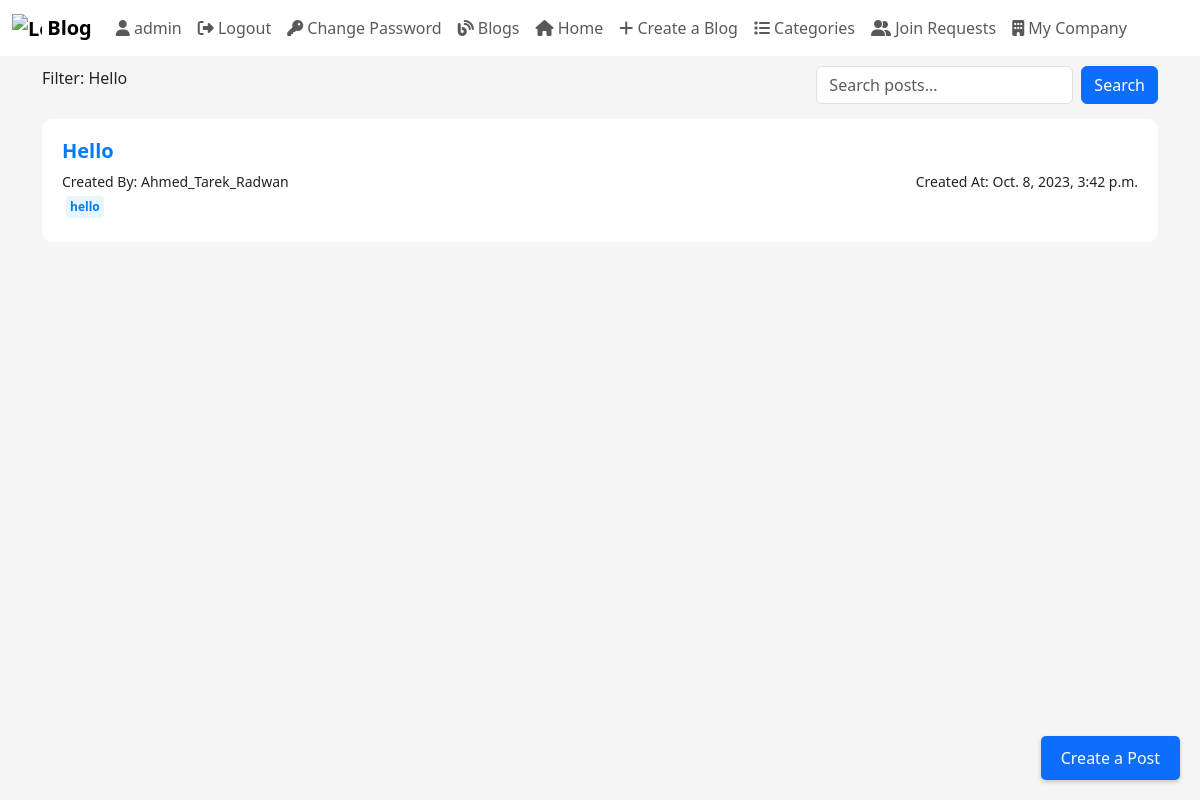
The page /blog/tagposts/22 (signed in) on the database as committed earlier.
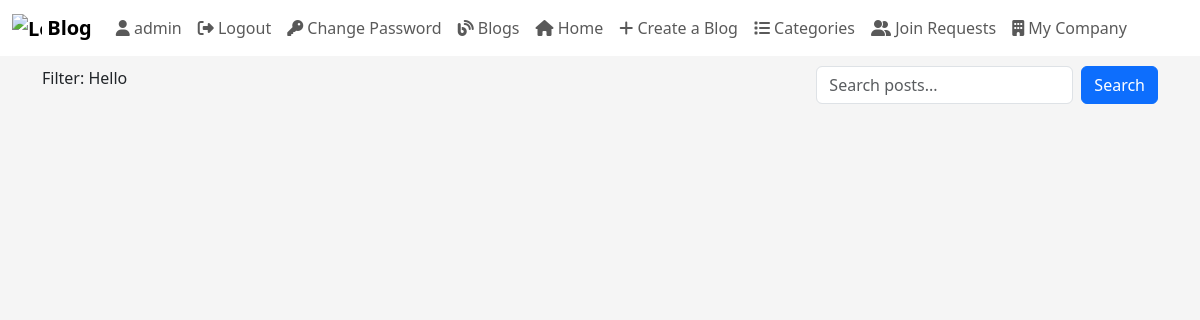
The same page on the database as committed later.
### myApp/models.py (models this page shows, shortened)
class Blog(models.Model):
  ID = models.BigAutoField(auto_created = True, primary_key=True, verbose_name="ID")
  title = models.CharField(max_length=200)
  content = models.TextField()
  author = models.ForeignKey(User, on_delete=models.CASCADE, blank=False)
  created_at = models.DateTimeField(auto_now_add=True, blank=True)
  updated_at = models.DateTimeField(auto_now=True)
  is_draft = models.BooleanField(default=True)
  publish_status = models.CharField(max_length=10, choices=[('draft', 'Draft'), ('published', 'Published')], default='draft')
  tags = models.ManyToManyField(Tag,related_name="tag_posts")
  categories = models.ManyToManyField(Category)
  company = models.ForeignKey(Company, on_delete=models.SET_NULL, blank=True, null=True)

class Tag(models.Model):
  category  = models.ManyToManyField(Category,related_name='tags')
  tag_name  = models.CharField(max_length=100)

### myApp/views.py (the view)
# urls.py: path('blog/tagposts/<int:id>', views.tagposts, name='tagposts'),
def tagposts(request,id):
    tag = Tag.objects.get(pk=id)
    posts = tag.tag_posts.all()
    query = request.GET.get('q')
    if query:
        posts = posts.filter(Q(title__icontains=query)|Q(content__icontains=query))
    return render(request, 'Blog/tagposts.html', {'Blogs':posts,'tag':tag.tag_name, "query":query})

### myApp/templatetags/my_custom_tags.py (called while the page is built)
@register.filter(name='has_group')
def has_group(user, group_name):
    return user.groups.filter(name=group_name).exists()

### myApp/templates/Blog/tagposts.html (shortened to what this page needs)
<!DOCTYPE html>
<html lang="en">
	{% load static %} {% load crispy_forms_tags %}
	<head>
		<link href="{% static 'css/bootstrap.css' %}" rel="stylesheet" />
		<link href="{% static 'css/home.css' %}" rel="stylesheet" />
	</head>
	<body>
		{% include "Blog/blogNavBar.html" %}
		<div class="container-md">
			<div class="feed-search">
				<span>Filter: {{tag|capfirst}}</span>
				<div>
					<form method="get" class="d-flex search-form" role="search">
						<input class="form-control me-2" type="search" name="q" placeholder="Search posts..." {% if query %}value="{{ query }}"{% endif %}>
						<button class="btn btn-primary" type="submit">Search</button>
					</form>
				</div>
			</div>
			{% for blog in Blogs %}
			<div class="container-sm container">
				<h5><a href="{% url "blogPage" id=blog.ID %}">{{ blog.title|capfirst  }}</a></h5>
				<div class="little">
					<div>Created By: {{ blog.author.username }}</div>
					<div>Created At: {{ blog.created_at }}</div>
				</div>
				{% if blog.tags.all %}
				<div class="Tags">
					{% for tag in blog.tags.all %}
					<a href="{% url "tagposts" tag.pk %}" class="tag" >
						<span >{{ tag.tag_name }}</span>
					{% endfor %}
					</a>
				</div>
				{% endif %}
			</div>
			{% if perms.myApp.add_blog %}
				<a href="{% url "createBlog" %}" class="create-post-btn">Create a Post</a>
			{% endif %}
			{% endfor %}
		</div>
	</body>
</html>

Rows that differ between the two databases and show on the page:
removed Blog: title "Hello", author.username "Ahmed_Tarek_Radwan", created_at "Oct. 8, 2023, 3:42 p.m.", Tag (tag_name "hello")
